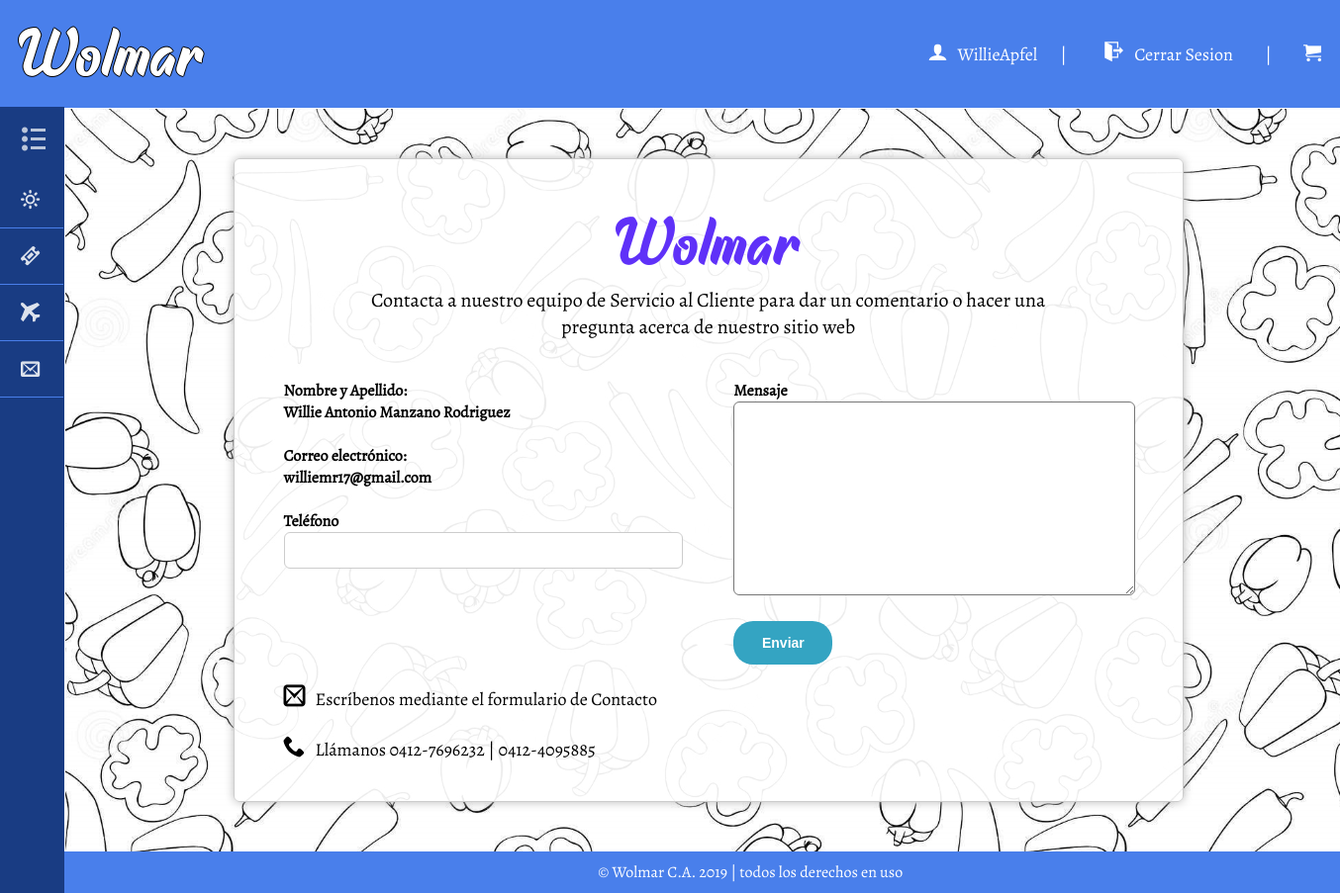
Screenshot of /contacto.php (signed in) with the database file from the repository.
### tables this page shows
CREATE TABLE `persona` (
  `id_persona` int(8) NOT NULL,
  `nombres` varchar(50) NOT NULL,
  `apellidos` varchar(50) NOT NULL,
  `correo` varchar(50) NOT NULL,
  `nombre_usuario` varchar(20) NOT NULL,
  `clave` varchar(30) NOT NULL,
  `id_permisos` int(5) NOT NULL
);

### contacto.php (the view, shortened to what this page needs)
<?php
include 'connect.php';
if(isset($_SESSION['usuario'])){
	$nombre_usuario = $_SESSION['usuario'];
	$consulta = "SELECT * FROM persona WHERE nombre_usuario = '$nombre_usuario'";
	$resultado = mysqli_query($conexion, $consulta);
	$atributo = mysqli_fetch_array($resultado);
}
?>
<!DOCTYPE html>
<html lang="es">
<head>
	<link rel="stylesheet" type="text/css" href="css/contacto.css">
	<link rel="stylesheet" type="text/css" href="css/fonts.css">
</head>
<body>
	<header>
		<h1 class="home"><a href="index.php">Wolmar</a></h1>
		<ul class="menuP">
            <?php if (isset($_SESSION['usuario'])): ?>
            <li><span class="icon-user"></span><?php echo $_SESSION['usuario']?></li>
            <li>|</li>
            <li><a href ="desconexion.php"><span class="icon-exit"></span>Cerrar Sesion<?php ?></a></li>
			<li>|</li>
            <li><a href="#" class="icon-cart"></a></li>
            <?php endif; ?>
		</ul>
		<nav>
				<div class="menu-bar">
					<h2><span class="icon-list2"></span>MENÚ</h2>
				</div>
			<ul class="menu">
				<li class="supermercado">
					<a href="#"><span class="icon-sun"></span>Supermercado<span class="icon-circle-down"></span></a>
				</li>
				<li>
					<a href="#"><span class="icon-ticket"></span>Ofertas</a>
				</li>
				<li>
					<a href="#"><span class="icon-airplane"></span>Importado</a>
				</li>
				<li>
					<a href="contacto.php"><span class="icon-envelop"></span>Contáctanos</a>
				</li>
			</ul>
		</nav>
	</header>
	<section class="main">
		<div id="form-contacto">
			<form action="contacto_submit.php" method="post" onsubmit="return validar(this);">
				<h1>Wolmar</h1>
				<h2>Contacta a nuestro equipo de Servicio al Cliente para dar un comentario o hacer una
				pregunta acerca de nuestro sitio web</h2>
				<div class="col-izquierda">
				<?php if (isset($_SESSION['usuario'])): ?>
						<label for="nombre">Nombre y Apellido:</label>
						<label> <?php echo $atributo['nombres']," ",$atributo['apellidos'];?></label>
						<label><br></label>
						<label for="correo">Correo electrónico:</label>
						<label for="correo"><?php echo $atributo['correo'];?></label>
						<label><br></label>
					<?php endif; ?>
					<label for="telefono">Teléfono</label>
					<input type="tel" id="telefono" name="telefono" maxlength="12" required>
				</div>
				<div class="col-derecha">
					<label for="asunto">Mensaje</label>
					<textarea rows="8" name="asunto" id="asunto" maxlength="500" required></textarea>
					<input type="submit" name="enviar" value="Enviar">
				</div>
				<p><span class="icon-mail2"></span>Escríbenos mediante el formulario de Contacto</p>
				<p><span class="icon-phone"></span>Llámanos 0412-7696232 | 0412-4095885</p>
			</form>
		</div>
	</section>
	<footer>
		<p>© Wolmar C.A. 2019 | todos los derechos en uso</p>
	</footer>
</body>
</html>

### css/contacto.css (style rules this page uses)
* { margin: 0; padding: 0; }
body { font-family: 'Alegreya'; background-repeat:no-repeat; background-attachment:fixed; background-position:center; background-size: cover; overflow-x: hidden; }
header { position: fixed; top: 0; width: 100%; background: #497FEB; color: #fff; }
header h1 { font-family: 'Raphtalia'; font-weight: lighter; font-size: 70px; display: inline-block; text-align: left; margin: 10px; text-shadow: 1px 0 0 #000, -1px 0 0 #000, 0 1px 0 #000, 0 -1px 0 #000; }
header .menuP { display: inline-block; margin-top: 22px; float: right; }
header .menuP li { display: inline-block; margin: 20px 10px; font-size: 18px; }
header .menuP a, h1 a { padding: 9px; color: #fff; text-decoration: none; }
header span { margin-right: 28px; margin-left: 6px; }
.icon-user, .icon-exit { margin-right: 10px; font-size: 20px; }
.menu-bar { cursor: pointer; padding: 16px; color: #fff; opacity: .7; }
header nav { font-family: 'BreeSerif'; position: fixed; width: 64px; height: 100%; background:#193C83; outline: 1px solid #193C83; transition: all .3s; overflow-x: hidden; overflow-y: auto; }
header ul { list-style: none; }
header nav > ul { padding-bottom: 120px; }
header nav li { border-bottom: 1px solid #497FEB; transition: all .3s; }
header nav a { padding: 15px; display: block; color: #fff; opacity: .85; font-size: 1.2em; text-decoration: none; position: relative; }
section { background-image: url(../multimedia/pimientos.jpg); background-size: contain; background-attachment:fixed; width: 93%; margin: 110px 0 0 66px; padding: 30px 20px; }
section h1 { font-family: 'Raphtalia'; font-weight: lighter; color: #5F31F8; font-size: 70px; text-align: center; }
section h2 { font-size: 20px; margin:0 70px; margin-bottom: 40px; font-weight: normal; text-align: center; }
div#form-contacto { width: 1000px; margin: 0 auto; }
div.col-izquierda { width: 47%; float: left; }
div.col-derecha { width: 47%; float: right; }
#form-contacto form { background-color: rgba(255, 255, 255, .92); box-shadow: 0 0 10px #bbb; border: 1px solid #ccc; margin: 20px; padding: 40px 50px; border-radius: 6px; }
#form-contacto label { font-size: 16px; display: block; text-align: left; font-weight: bold; }
#form-contacto textarea { width: 100%; resize: vertical; max-height: 300px; min-height: 194px; }
#form-contacto p { clear: both; margin-top: 24px; font-size: 18px; }
#form-contacto p span { font-size: 22px; margin-right: 10px; }
input { margin-bottom: 20px; width: 100%; padding:10px; box-sizing: border-box; border: 1px solid #ccc; }
input[type="text"], input[type="email"], input[type="tel"], textarea { border-radius: 6px; }
input[type="submit"] { display: block; margin: 20px 0; font-size: 14px; font-weight: bold; height: 44px; width: 100px; background: #34A4C2; color: #fff; border: none; border-radius: 20px; }
footer { background: #497FEB; color:#fff; width: 112%; padding: 10px 0; text-align: center; }

### rows the page displays
persona: nombres "Willie Antonio", apellidos "Manzano Rodriguez", correo "williemr17@gmail.com"

### other values shown
$_SESSION['usuario'] "WillieApfel"
